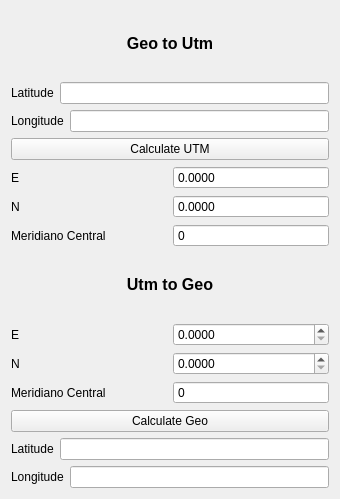
<?xml version="1.0" encoding="UTF-8"?>
<ui version="4.0">
 <class>convertionsLayout</class>
 <widget class="QWidget" name="convertionsLayout">
  <property name="geometry">
   <rect>
    <x>0</x>
    <y>0</y>
    <width>340</width>
    <height>499</height>
   </rect>
  </property>
  <property name="windowTitle">
   <string>Form</string>
  </property>
  <layout class="QVBoxLayout" name="verticalLayout_5">
   <item>
    <widget class="QLabel" name="label_5">
     <property name="text">
      <string>&lt;!DOCTYPE HTML PUBLIC &quot;-//W3C//DTD HTML 4.0//EN&quot; &quot;http://www.w3.org/TR/REC-html40/strict.dtd&quot;&gt;
&lt;html&gt;&lt;head&gt;&lt;meta name=&quot;qrichtext&quot; content=&quot;1&quot; /&gt;&lt;style type=&quot;text/css&quot;&gt;
p, li { white-space: pre-wrap; }
&lt;/style&gt;&lt;/head&gt;&lt;body style=&quot; font-family:'Sans'; font-size:10pt; font-weight:400; font-style:normal;&quot;&gt;
&lt;p align=&quot;center&quot; style=&quot; margin-top:0px; margin-bottom:0px; margin-left:0px; margin-right:0px; -qt-block-indent:0; text-indent:0px;&quot;&gt;&lt;span style=&quot; font-size:12pt; font-weight:600;&quot;&gt;Geo to Utm&lt;/span&gt;&lt;/p&gt;&lt;/body&gt;&lt;/html&gt;</string>
     </property>
    </widget>
   </item>
   <item>
    <layout class="QVBoxLayout" name="verticalLayout_3">
     <item>
      <layout class="QVBoxLayout" name="verticalLayout">
       <item>
        <layout class="QHBoxLayout" name="horizontalLayout">
         <item>
          <widget class="QLabel" name="label">
           <property name="text">
            <string>Latitude</string>
           </property>
          </widget>
         </item>
         <item>
          <widget class="DmsEdit" name="latGeotoUtmDmsEdit"/>
         </item>
        </layout>
       </item>
       <item>
        <layout class="QHBoxLayout" name="horizontalLayout_2">
         <item>
          <widget class="QLabel" name="label_3">
           <property name="text">
            <string>Longitude</string>
           </property>
          </widget>
         </item>
         <item>
          <widget class="DmsEdit" name="longGeotoUtmDmsEdit"/>
         </item>
        </layout>
       </item>
      </layout>
     </item>
     <item>
      <widget class="QPushButton" name="calculateUtmButton">
       <property name="text">
        <string>Calculate UTM</string>
       </property>
      </widget>
     </item>
     <item>
      <layout class="QVBoxLayout" name="verticalLayout_2">
       <item>
        <layout class="QHBoxLayout" name="horizontalLayout_3">
         <item>
          <widget class="QLabel" name="label_4">
           <property name="text">
            <string>E</string>
           </property>
          </widget>
         </item>
         <item>
          <widget class="QDoubleSpinBox" name="EGeoToUtmDoubleSpinBox">
           <property name="readOnly">
            <bool>true</bool>
           </property>
           <property name="buttonSymbols">
            <enum>QAbstractSpinBox::NoButtons</enum>
           </property>
           <property name="decimals">
            <number>4</number>
           </property>
           <property name="maximum">
            <double>1000000000.000000000000000</double>
           </property>
          </widget>
         </item>
        </layout>
       </item>
       <item>
        <layout class="QHBoxLayout" name="horizontalLayout_4">
         <item>
          <widget class="QLabel" name="label_2">
           <property name="text">
            <string>N</string>
           </property>
          </widget>
         </item>
         <item>
          <widget class="QDoubleSpinBox" name="NGeoToUtmDoubleSpinBox">
           <property name="readOnly">
            <bool>true</bool>
           </property>
           <property name="buttonSymbols">
            <enum>QAbstractSpinBox::NoButtons</enum>
           </property>
           <property name="decimals">
            <number>4</number>
           </property>
           <property name="maximum">
            <double>1000000000.000000000000000</double>
           </property>
          </widget>
         </item>
        </layout>
       </item>
       <item>
        <layout class="QHBoxLayout" name="horizontalLayout_5">
         <item>
          <widget class="QLabel" name="label_7">
           <property name="text">
            <string>Meridiano Central</string>
           </property>
          </widget>
         </item>
         <item>
          <widget class="QDoubleSpinBox" name="mcGeoToUtmDoubleSpin">
           <property name="readOnly">
            <bool>true</bool>
           </property>
           <property name="buttonSymbols">
            <enum>QAbstractSpinBox::NoButtons</enum>
           </property>
           <property name="decimals">
            <number>0</number>
           </property>
           <property name="maximum">
            <double>400.000000000000000</double>
           </property>
          </widget>
         </item>
        </layout>
       </item>
      </layout>
     </item>
    </layout>
   </item>
   <item>
    <widget class="QLabel" name="label_6">
     <property name="text">
      <string>&lt;!DOCTYPE HTML PUBLIC &quot;-//W3C//DTD HTML 4.0//EN&quot; &quot;http://www.w3.org/TR/REC-html40/strict.dtd&quot;&gt;
&lt;html&gt;&lt;head&gt;&lt;meta name=&quot;qrichtext&quot; content=&quot;1&quot; /&gt;&lt;style type=&quot;text/css&quot;&gt;
p, li { white-space: pre-wrap; }
&lt;/style&gt;&lt;/head&gt;&lt;body style=&quot; font-family:'Sans'; font-size:10pt; font-weight:400; font-style:normal;&quot;&gt;
&lt;p align=&quot;center&quot; style=&quot; margin-top:0px; margin-bottom:0px; margin-left:0px; margin-right:0px; -qt-block-indent:0; text-indent:0px;&quot;&gt;&lt;span style=&quot; font-size:12pt; font-weight:600;&quot;&gt;Utm to Geo&lt;/span&gt;&lt;/p&gt;&lt;/body&gt;&lt;/html&gt;</string>
     </property>
    </widget>
   </item>
   <item>
    <layout class="QVBoxLayout" name="verticalLayout_4">
     <item>
      <layout class="QHBoxLayout" name="horizontalLayout_8">
       <item>
        <widget class="QLabel" name="label_10">
         <property name="text">
          <string>E</string>
         </property>
        </widget>
       </item>
       <item>
        <widget class="QDoubleSpinBox" name="EUtmToGeoDoubleSpinBox">
         <property name="readOnly">
          <bool>false</bool>
         </property>
         <property name="decimals">
          <number>4</number>
         </property>
         <property name="maximum">
          <double>1000000000.000000000000000</double>
         </property>
        </widget>
       </item>
      </layout>
     </item>
     <item>
      <layout class="QHBoxLayout" name="horizontalLayout_9">
       <item>
        <widget class="QLabel" name="label_11">
         <property name="text">
          <string>N</string>
         </property>
        </widget>
       </item>
       <item>
        <widget class="QDoubleSpinBox" name="NUtmToGeoDoubleSpinBox">
         <property name="readOnly">
          <bool>false</bool>
         </property>
         <property name="decimals">
          <number>4</number>
         </property>
         <property name="maximum">
          <double>1000000000.000000000000000</double>
         </property>
        </widget>
       </item>
      </layout>
     </item>
     <item>
      <layout class="QHBoxLayout" name="horizontalLayout_10">
       <item>
        <widget class="QLabel" name="label_12">
         <property name="text">
          <string>Meridiano Central</string>
         </property>
        </widget>
       </item>
       <item>
        <widget class="QDoubleSpinBox" name="mcUtmToGeoDoubleSpin">
         <property name="readOnly">
          <bool>false</bool>
         </property>
         <property name="buttonSymbols">
          <enum>QAbstractSpinBox::NoButtons</enum>
         </property>
         <property name="decimals">
          <number>0</number>
         </property>
         <property name="maximum">
          <double>400.000000000000000</double>
         </property>
        </widget>
       </item>
      </layout>
     </item>
     <item>
      <widget class="QPushButton" name="calculateGeoButton">
       <property name="text">
        <string>Calculate Geo</string>
       </property>
      </widget>
     </item>
     <item>
      <layout class="QHBoxLayout" name="horizontalLayout_6">
       <item>
        <widget class="QLabel" name="label_8">
         <property name="text">
          <string>Latitude</string>
         </property>
        </widget>
       </item>
       <item>
        <widget class="DmsEdit" name="latUtmToGeoDmsEdit">
         <property name="readOnly">
          <bool>true</bool>
         </property>
        </widget>
       </item>
      </layout>
     </item>
     <item>
      <layout class="QHBoxLayout" name="horizontalLayout_7">
       <item>
        <widget class="QLabel" name="label_9">
         <property name="text">
          <string>Longitude</string>
         </property>
        </widget>
       </item>
       <item>
        <widget class="DmsEdit" name="longUtmToGeoDmsEdit">
         <property name="readOnly">
          <bool>true</bool>
         </property>
        </widget>
       </item>
      </layout>
     </item>
    </layout>
   </item>
  </layout>
 </widget>
 <customwidgets>
  <customwidget>
   <class>DmsEdit</class>
   <extends>QLineEdit</extends>
   <header>DmsEdit.h</header>
  </customwidget>
 </customwidgets>
 <resources/>
 <connections/>
</ui>
